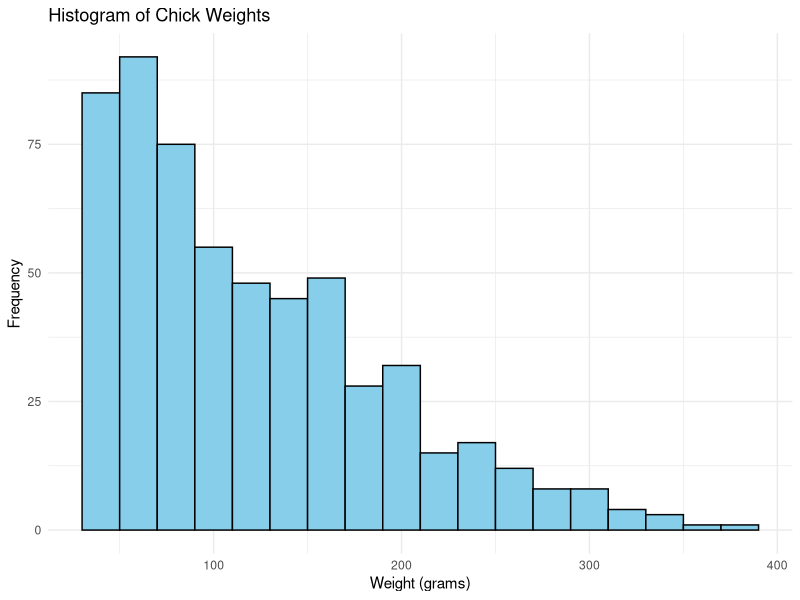
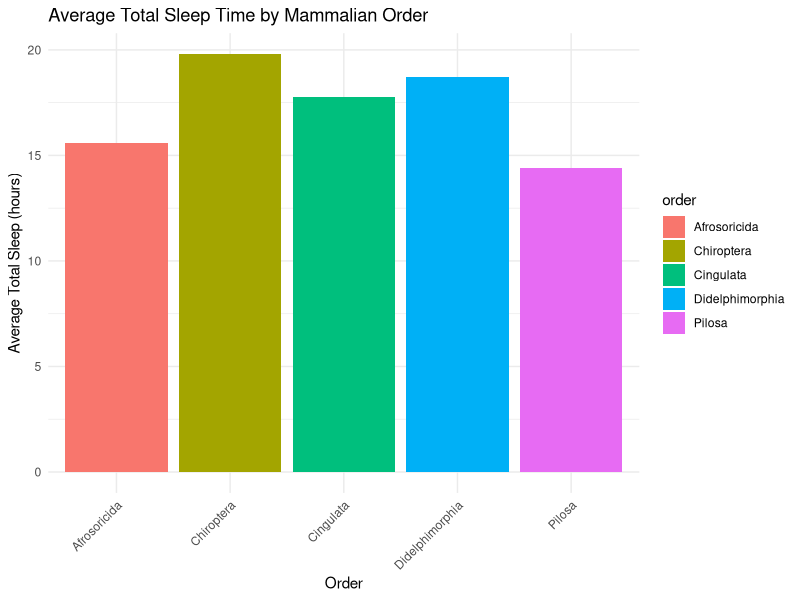
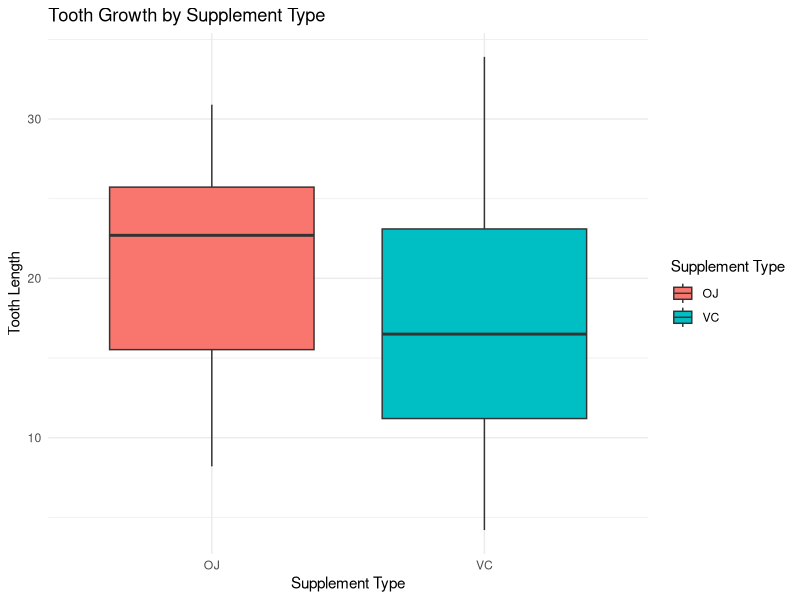
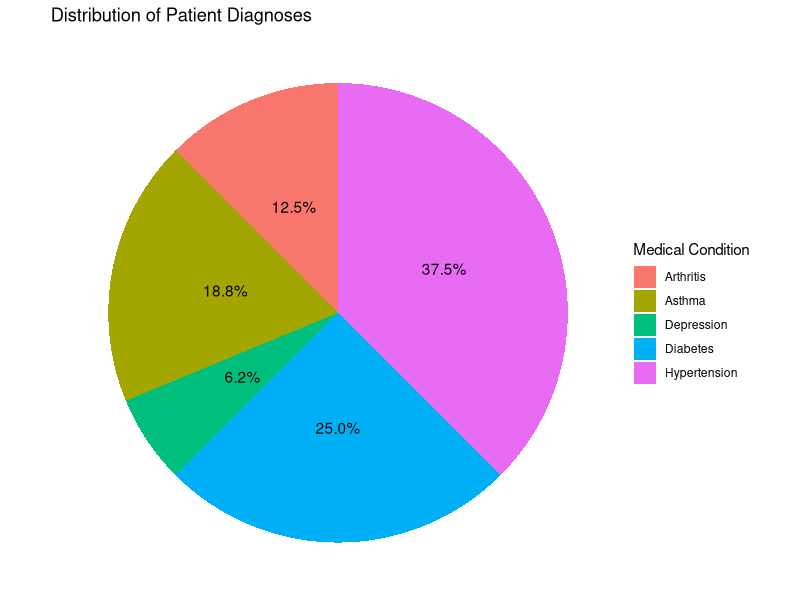
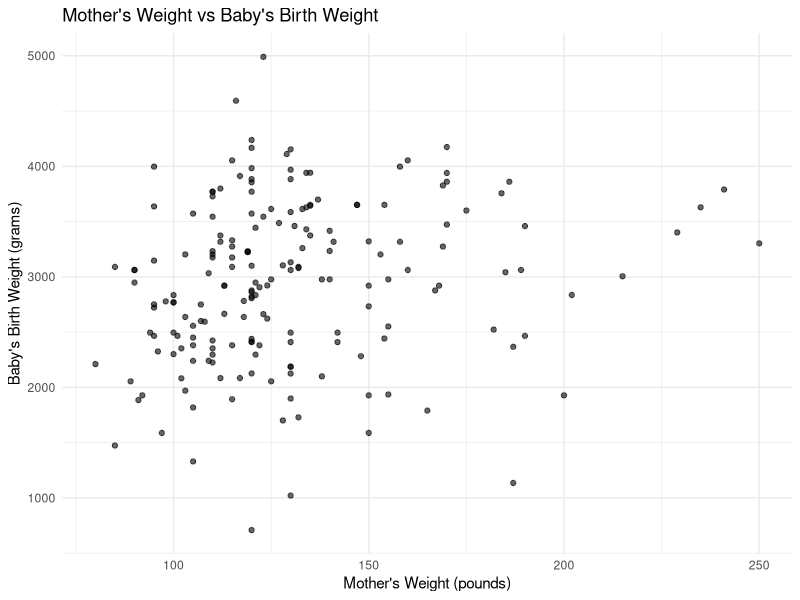
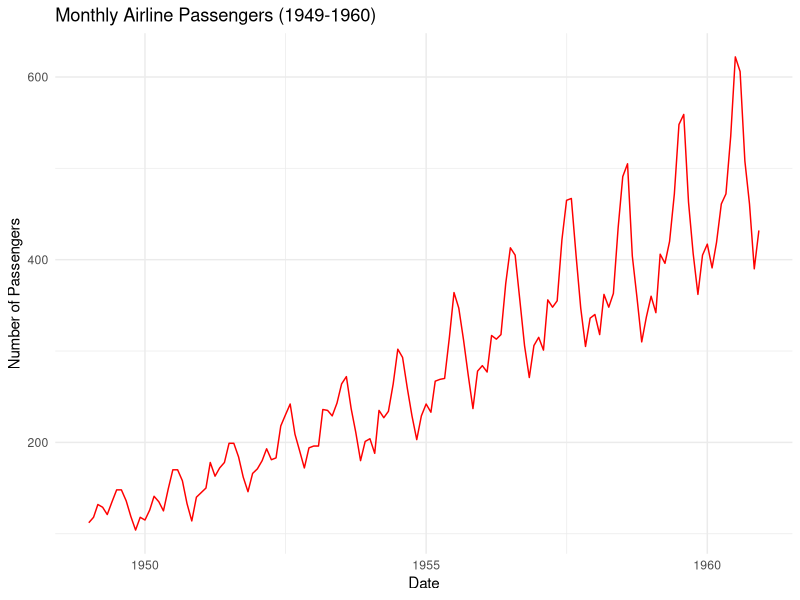
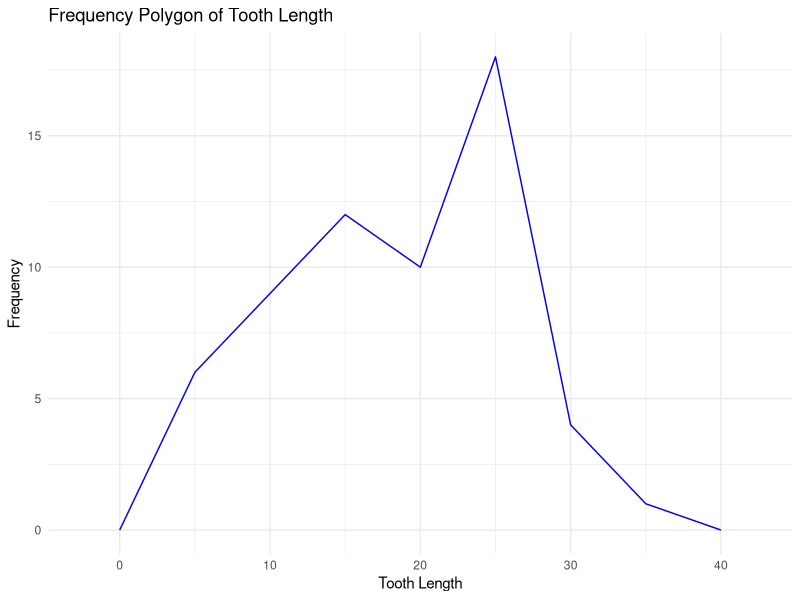
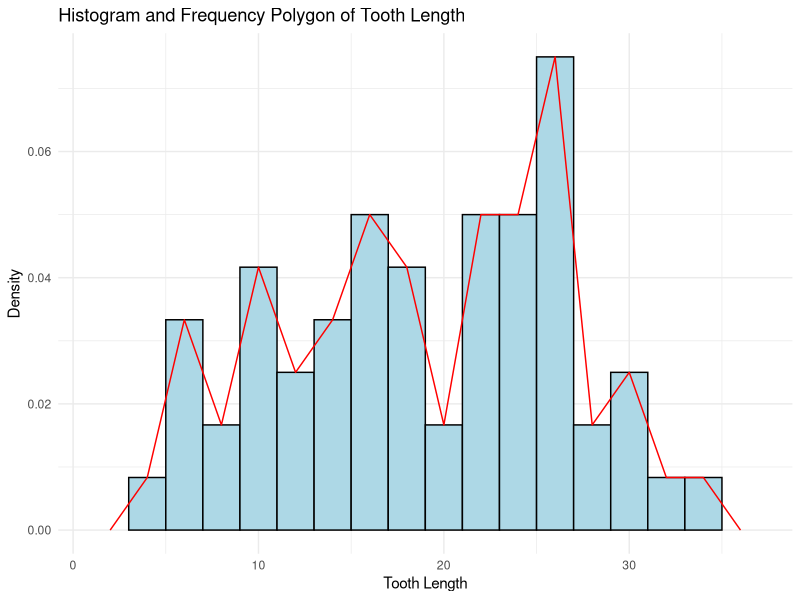

R code for these plots, in order:

#------------------------------------------------------
# Histogram
#------------------------------------------------------

# Load required library
library(ggplot2)

# Load the ChickWeight dataset (it's built into R)
data(ChickWeight)

# Create the histogram
ggplot(ChickWeight, aes(x = weight)) +
  geom_histogram(binwidth = 20, fill = "skyblue", color = "black") +
  labs(title = "Histogram of Chick Weights",
       x = "Weight (grams)",
       y = "Frequency") +
  theme_minimal()

#----------------------------------------------------
# Bar Chart
#------------------------------------------------------

# Load required libraries
library(dplyr)

# Load the msleep dataset (it's built into R)
data(msleep)

# Create a summary of sleep time by order
sleep_summary <- msleep %>%
  group_by(order) %>%
  summarise(avg_sleep = mean(sleep_total, na.rm = TRUE)) %>%
  arrange(desc(avg_sleep)) |> 
  top_n(5)



# Create the bar chart
ggplot(sleep_summary, aes(x = order, y = avg_sleep, fill = order)) +
  geom_bar(stat = "identity") +
  theme_minimal() +
  labs(title = "Average Total Sleep Time by Mammalian Order",
       x = "Order",
       y = "Average Total Sleep (hours)") +
  theme(axis.text.x = element_text(angle = 45, hjust = 1))

#----------------------------------------------------
# Box Plot
#------------------------------------------------------

# Load the ToothGrowth dataset (built-in)
data("ToothGrowth")

# Create the box plot
ggplot(ToothGrowth, aes(x = supp, y = len, fill = supp)) +
  geom_boxplot() +
  labs(title = "Tooth Growth by Supplement Type",
       x = "Supplement Type",
       y = "Tooth Length",
       fill = "Supplement Type") +
  theme_minimal()

#--------------------------------------------------
# Pie Chart
#------------------------------------------------------

# Create a sample medical dataset
diagnoses <- data.frame(
  Condition = c("Hypertension", "Diabetes", "Asthma", "Arthritis", "Depression"),
  Count = c(150, 100, 75, 50, 25)
)

# Calculate percentages
diagnoses$Percentage <- diagnoses$Count / sum(diagnoses$Count) * 100

# Create the pie chart
ggplot(diagnoses, aes(x = "", y = Count, fill = Condition)) +
  geom_bar(stat = "identity", width = 1) +
  coord_polar("y", start = 0) +
  labs(title = "Distribution of Patient Diagnoses",
       fill = "Medical Condition") +
  theme_void() +
  theme(legend.position = "right") +
  geom_text(aes(label = sprintf("%.1f%%", Percentage)), 
            position = position_stack(vjust = 0.5))

#---------------------------------------------------
# Scatter Plot
#------------------------------------------------------

library(MASS)  # For the birthwt dataset

# Load the birthwt dataset (low birth weight study)
data(birthwt)

# Create the scatter plot
ggplot(birthwt, aes(x = lwt, y = bwt)) +
  geom_point(alpha = 0.6) +
  labs(title = "Mother's Weight vs Baby's Birth Weight",
       x = "Mother's Weight (pounds)",
       y = "Baby's Birth Weight (grams)") +
  theme_minimal()


#------------------------------------------------------
# Line Graph
#------------------------------------------------------

library(zoo)

# Load the AirPassengers dataset
df = data(AirPassengers)

# Convert the time series to a data frame
df <- data.frame(
  date = as.Date(time(AirPassengers)),
  passengers = as.vector(AirPassengers)
)

# Create the time series plot
ggplot(df, aes(x = date, y = passengers)) +
  geom_line(color = "red") +
  labs(title = "Monthly Airline Passengers (1949-1960)",
       x = "Date",
       y = "Number of Passengers") +
  theme_minimal()

#------------------------------------------------------
# Frequency Polygon
#----------------------------------------------------------
# Load required libraries
library(ggplot2)

# Load the ToothGrowth dataset
data(ToothGrowth)

# Create the frequency polygon
ggplot(ToothGrowth, aes(x = len)) +
  geom_freqpoly(binwidth = 5, color = "blue") +
  labs(title = "Frequency Polygon of Tooth Length",
       x = "Tooth Length",
       y = "Frequency") +
  theme_minimal()

# Load required libraries
library(ggplot2)

# Load the ToothGrowth dataset
data(ToothGrowth)

# Create the histogram with frequency polygon
ggplot(ToothGrowth, aes(x = len)) +
  geom_histogram(aes(y = after_stat(density)), binwidth = 2, fill = "lightblue", color = "black") +
  geom_freqpoly(aes(y = after_stat(density)), binwidth = 2, color = "red") +
  labs(title = "Histogram and Frequency Polygon of Tooth Length",
       x = "Tooth Length",
       y = "Density") +
  theme_minimal()
